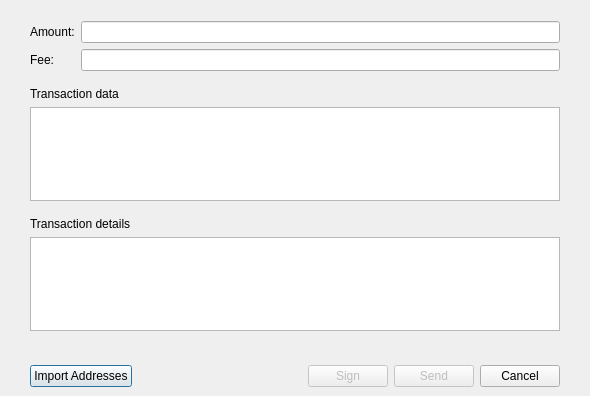
<?xml version="1.0" encoding="UTF-8"?>
<ui version="4.0">
 <class>HardwareSignTxDialog</class>
 <widget class="QDialog" name="HardwareSignTxDialog">
  <property name="geometry">
   <rect>
    <x>0</x>
    <y>0</y>
    <width>590</width>
    <height>396</height>
   </rect>
  </property>
  <property name="windowTitle">
   <string>Sign transaction with hardware</string>
  </property>
  <layout class="QVBoxLayout" name="verticalLayout">
   <property name="leftMargin">
    <number>0</number>
   </property>
   <property name="rightMargin">
    <number>0</number>
   </property>
   <property name="bottomMargin">
    <number>0</number>
   </property>
   <item>
    <spacer name="verticalSpacer">
     <property name="orientation">
      <enum>Qt::Vertical</enum>
     </property>
     <property name="sizeType">
      <enum>QSizePolicy::Fixed</enum>
     </property>
     <property name="sizeHint" stdset="0">
      <size>
       <width>20</width>
       <height>10</height>
      </size>
     </property>
    </spacer>
   </item>
   <item>
    <layout class="QVBoxLayout" name="verticalLayout_2">
     <property name="leftMargin">
      <number>30</number>
     </property>
     <property name="rightMargin">
      <number>30</number>
     </property>
     <item>
      <widget class="QWidget" name="widgetTx" native="true">
       <layout class="QFormLayout" name="formLayout">
        <property name="leftMargin">
         <number>0</number>
        </property>
        <property name="topMargin">
         <number>0</number>
        </property>
        <property name="rightMargin">
         <number>0</number>
        </property>
        <property name="bottomMargin">
         <number>0</number>
        </property>
        <item row="0" column="0">
         <widget class="QLabel" name="labelAmount">
          <property name="sizePolicy">
           <sizepolicy hsizetype="Fixed" vsizetype="Preferred">
            <horstretch>0</horstretch>
            <verstretch>0</verstretch>
           </sizepolicy>
          </property>
          <property name="text">
           <string>Amount:</string>
          </property>
         </widget>
        </item>
        <item row="0" column="1">
         <widget class="BitcoinAmountField" name="lineEditAmount">
          <property name="sizePolicy">
           <sizepolicy hsizetype="Preferred" vsizetype="Fixed">
            <horstretch>0</horstretch>
            <verstretch>0</verstretch>
           </sizepolicy>
          </property>
          <property name="readOnly">
           <bool>true</bool>
          </property>
         </widget>
        </item>
        <item row="1" column="0">
         <widget class="QLabel" name="labelFee">
          <property name="sizePolicy">
           <sizepolicy hsizetype="Fixed" vsizetype="Preferred">
            <horstretch>0</horstretch>
            <verstretch>0</verstretch>
           </sizepolicy>
          </property>
          <property name="text">
           <string>Fee:</string>
          </property>
         </widget>
        </item>
        <item row="1" column="1">
         <widget class="BitcoinAmountField" name="lineEditFee">
          <property name="sizePolicy">
           <sizepolicy hsizetype="Preferred" vsizetype="Fixed">
            <horstretch>0</horstretch>
            <verstretch>0</verstretch>
           </sizepolicy>
          </property>
          <property name="readOnly">
           <bool>true</bool>
          </property>
         </widget>
        </item>
       </layout>
      </widget>
     </item>
     <item>
      <spacer name="verticalSpacer_4">
       <property name="orientation">
        <enum>Qt::Vertical</enum>
       </property>
       <property name="sizeType">
        <enum>QSizePolicy::Minimum</enum>
       </property>
       <property name="sizeHint" stdset="0">
        <size>
         <width>20</width>
         <height>10</height>
        </size>
       </property>
      </spacer>
     </item>
     <item>
      <widget class="QLabel" name="labelTxData">
       <property name="text">
        <string>Transaction data</string>
       </property>
      </widget>
     </item>
     <item>
      <widget class="QTextEdit" name="textEditTxData"/>
     </item>
     <item>
      <spacer name="verticalSpacer_3">
       <property name="orientation">
        <enum>Qt::Vertical</enum>
       </property>
       <property name="sizeType">
        <enum>QSizePolicy::Fixed</enum>
       </property>
       <property name="sizeHint" stdset="0">
        <size>
         <width>20</width>
         <height>10</height>
        </size>
       </property>
      </spacer>
     </item>
     <item>
      <widget class="QLabel" name="labelTxDetails">
       <property name="text">
        <string>Transaction details</string>
       </property>
      </widget>
     </item>
     <item>
      <widget class="QTextEdit" name="textEditTxDetails"/>
     </item>
    </layout>
   </item>
   <item>
    <spacer name="verticalSpacer_2">
     <property name="orientation">
      <enum>Qt::Vertical</enum>
     </property>
     <property name="sizeType">
      <enum>QSizePolicy::Fixed</enum>
     </property>
     <property name="sizeHint" stdset="0">
      <size>
       <width>20</width>
       <height>13</height>
      </size>
     </property>
    </spacer>
   </item>
   <item>
    <widget class="QWidget" name="buttonsContainerWhite" native="true">
     <layout class="QHBoxLayout" name="horizontalLayout_2">
      <property name="leftMargin">
       <number>30</number>
      </property>
      <property name="topMargin">
       <number>15</number>
      </property>
      <property name="rightMargin">
       <number>30</number>
      </property>
      <item>
       <widget class="QPushButton" name="importButton">
        <property name="text">
         <string>Import Addresses</string>
        </property>
       </widget>
      </item>
      <item>
       <spacer name="horizontalSpacer">
        <property name="orientation">
         <enum>Qt::Horizontal</enum>
        </property>
        <property name="sizeHint" stdset="0">
         <size>
          <width>40</width>
          <height>20</height>
         </size>
        </property>
       </spacer>
      </item>
      <item>
       <widget class="QPushButton" name="signButton">
        <property name="enabled">
         <bool>false</bool>
        </property>
        <property name="text">
         <string>Sign</string>
        </property>
       </widget>
      </item>
      <item>
       <widget class="QPushButton" name="sendButton">
        <property name="enabled">
         <bool>false</bool>
        </property>
        <property name="text">
         <string>Send</string>
        </property>
       </widget>
      </item>
      <item>
       <widget class="QPushButton" name="cancelButton">
        <property name="text">
         <string>Cancel</string>
        </property>
       </widget>
      </item>
     </layout>
    </widget>
   </item>
  </layout>
 </widget>
 <customwidgets>
  <customwidget>
   <class>BitcoinAmountField</class>
   <extends>QLineEdit</extends>
   <header>qt/bitcoinamountfield.h</header>
   <container>1</container>
  </customwidget>
 </customwidgets>
 <resources/>
 <connections/>
</ui>
